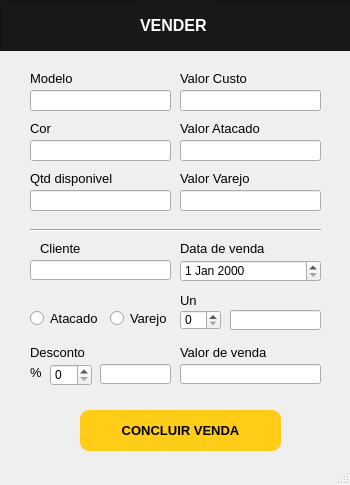
<?xml version="1.0" encoding="UTF-8"?>
<ui version="4.0">
 <class>MainWindow</class>
 <widget class="QMainWindow" name="MainWindow">
  <property name="geometry">
   <rect>
    <x>0</x>
    <y>0</y>
    <width>350</width>
    <height>485</height>
   </rect>
  </property>
  <property name="minimumSize">
   <size>
    <width>350</width>
    <height>485</height>
   </size>
  </property>
  <property name="maximumSize">
   <size>
    <width>350</width>
    <height>485</height>
   </size>
  </property>
  <property name="windowTitle">
   <string>MALOCH</string>
  </property>
  <property name="windowIcon">
   <iconset>
    <normaloff>../SCR/maloch.ico</normaloff>../SCR/maloch.ico</iconset>
  </property>
  <property name="styleSheet">
   <string notr="true"/>
  </property>
  <widget class="QWidget" name="centralwidget">
   <widget class="QLineEdit" name="lineEdit">
    <property name="geometry">
     <rect>
      <x>30</x>
      <y>90</y>
      <width>141</width>
      <height>21</height>
     </rect>
    </property>
    <property name="text">
     <string/>
    </property>
    <property name="readOnly">
     <bool>true</bool>
    </property>
   </widget>
   <widget class="QLabel" name="label_14">
    <property name="geometry">
     <rect>
      <x>30</x>
      <y>120</y>
      <width>71</width>
      <height>16</height>
     </rect>
    </property>
    <property name="font">
     <font>
      <family>Segoe UI Symbol</family>
      <pointsize>10</pointsize>
      <weight>50</weight>
      <bold>false</bold>
     </font>
    </property>
    <property name="text">
     <string>Cor</string>
    </property>
   </widget>
   <widget class="QLineEdit" name="lineEdit_3">
    <property name="geometry">
     <rect>
      <x>30</x>
      <y>190</y>
      <width>141</width>
      <height>21</height>
     </rect>
    </property>
    <property name="readOnly">
     <bool>true</bool>
    </property>
   </widget>
   <widget class="QLabel" name="label_6">
    <property name="geometry">
     <rect>
      <x>30</x>
      <y>170</y>
      <width>101</width>
      <height>16</height>
     </rect>
    </property>
    <property name="font">
     <font>
      <family>Segoe UI Symbol</family>
      <pointsize>10</pointsize>
      <weight>50</weight>
      <bold>false</bold>
     </font>
    </property>
    <property name="text">
     <string>Qtd disponivel</string>
    </property>
   </widget>
   <widget class="QLabel" name="label_13">
    <property name="geometry">
     <rect>
      <x>30</x>
      <y>70</y>
      <width>71</width>
      <height>16</height>
     </rect>
    </property>
    <property name="font">
     <font>
      <family>Segoe UI Symbol</family>
      <pointsize>10</pointsize>
      <weight>50</weight>
      <bold>false</bold>
     </font>
    </property>
    <property name="text">
     <string>Modelo</string>
    </property>
   </widget>
   <widget class="QLabel" name="label_8">
    <property name="geometry">
     <rect>
      <x>180</x>
      <y>120</y>
      <width>91</width>
      <height>16</height>
     </rect>
    </property>
    <property name="font">
     <font>
      <family>Segoe UI Symbol</family>
      <pointsize>10</pointsize>
      <weight>50</weight>
      <bold>false</bold>
     </font>
    </property>
    <property name="text">
     <string>Valor Atacado</string>
    </property>
   </widget>
   <widget class="QLineEdit" name="lineEdit_4">
    <property name="geometry">
     <rect>
      <x>180</x>
      <y>90</y>
      <width>141</width>
      <height>21</height>
     </rect>
    </property>
    <property name="readOnly">
     <bool>true</bool>
    </property>
   </widget>
   <widget class="QLineEdit" name="lineEdit_5">
    <property name="geometry">
     <rect>
      <x>180</x>
      <y>140</y>
      <width>141</width>
      <height>21</height>
     </rect>
    </property>
    <property name="readOnly">
     <bool>true</bool>
    </property>
   </widget>
   <widget class="QLabel" name="label_5">
    <property name="geometry">
     <rect>
      <x>180</x>
      <y>70</y>
      <width>111</width>
      <height>16</height>
     </rect>
    </property>
    <property name="font">
     <font>
      <family>Segoe UI Symbol</family>
      <pointsize>10</pointsize>
      <weight>50</weight>
      <bold>false</bold>
     </font>
    </property>
    <property name="text">
     <string>Valor Custo</string>
    </property>
   </widget>
   <widget class="QLineEdit" name="lineEdit_2">
    <property name="geometry">
     <rect>
      <x>30</x>
      <y>140</y>
      <width>141</width>
      <height>21</height>
     </rect>
    </property>
    <property name="readOnly">
     <bool>true</bool>
    </property>
   </widget>
   <widget class="Line" name="line">
    <property name="geometry">
     <rect>
      <x>30</x>
      <y>220</y>
      <width>291</width>
      <height>20</height>
     </rect>
    </property>
    <property name="orientation">
     <enum>Qt::Horizontal</enum>
    </property>
   </widget>
   <widget class="QFrame" name="frame_gamboa">
    <property name="geometry">
     <rect>
      <x>0</x>
      <y>0</y>
      <width>351</width>
      <height>51</height>
     </rect>
    </property>
    <property name="styleSheet">
     <string notr="true">background-color: rgb(24, 24, 24);</string>
    </property>
    <property name="frameShape">
     <enum>QFrame::StyledPanel</enum>
    </property>
    <property name="frameShadow">
     <enum>QFrame::Raised</enum>
    </property>
    <widget class="QLabel" name="label">
     <property name="geometry">
      <rect>
       <x>140</x>
       <y>0</y>
       <width>71</width>
       <height>51</height>
      </rect>
     </property>
     <property name="font">
      <font>
       <family>Segoe UI Symbol</family>
       <pointsize>12</pointsize>
       <weight>75</weight>
       <bold>true</bold>
      </font>
     </property>
     <property name="styleSheet">
      <string notr="true">color: rgb(255, 255, 255);</string>
     </property>
     <property name="text">
      <string>VENDER</string>
     </property>
    </widget>
   </widget>
   <widget class="QLineEdit" name="lineEdit_8">
    <property name="geometry">
     <rect>
      <x>100</x>
      <y>364</y>
      <width>71</width>
      <height>20</height>
     </rect>
    </property>
    <property name="readOnly">
     <bool>true</bool>
    </property>
   </widget>
   <widget class="QLineEdit" name="lineEdit_10">
    <property name="geometry">
     <rect>
      <x>30</x>
      <y>260</y>
      <width>141</width>
      <height>20</height>
     </rect>
    </property>
   </widget>
   <widget class="QLineEdit" name="lineEdit_9">
    <property name="geometry">
     <rect>
      <x>180</x>
      <y>364</y>
      <width>141</width>
      <height>20</height>
     </rect>
    </property>
    <property name="readOnly">
     <bool>true</bool>
    </property>
   </widget>
   <widget class="QLabel" name="label_18">
    <property name="geometry">
     <rect>
      <x>40</x>
      <y>240</y>
      <width>71</width>
      <height>16</height>
     </rect>
    </property>
    <property name="font">
     <font>
      <family>Segoe UI Symbol</family>
      <pointsize>10</pointsize>
      <weight>50</weight>
      <bold>false</bold>
     </font>
    </property>
    <property name="text">
     <string>Cliente</string>
    </property>
   </widget>
   <widget class="QLabel" name="label_20">
    <property name="geometry">
     <rect>
      <x>180</x>
      <y>344</y>
      <width>91</width>
      <height>16</height>
     </rect>
    </property>
    <property name="font">
     <font>
      <family>Segoe UI Symbol</family>
      <pointsize>10</pointsize>
      <weight>50</weight>
      <bold>false</bold>
     </font>
    </property>
    <property name="text">
     <string>Valor de venda</string>
    </property>
   </widget>
   <widget class="QPushButton" name="incld">
    <property name="geometry">
     <rect>
      <x>80</x>
      <y>410</y>
      <width>201</width>
      <height>41</height>
     </rect>
    </property>
    <property name="font">
     <font>
      <family>Segoe UI Symbol</family>
      <pointsize>10</pointsize>
      <weight>75</weight>
      <bold>true</bold>
     </font>
    </property>
    <property name="cursor">
     <cursorShape>PointingHandCursor</cursorShape>
    </property>
    <property name="styleSheet">
     <string notr="true">
border-radius: 9px;
background-color: rgb(255, 205, 24);
</string>
    </property>
    <property name="text">
     <string>CONCLUIR VENDA</string>
    </property>
   </widget>
   <widget class="QLabel" name="label_22">
    <property name="geometry">
     <rect>
      <x>30</x>
      <y>344</y>
      <width>71</width>
      <height>16</height>
     </rect>
    </property>
    <property name="font">
     <font>
      <family>Segoe UI Symbol</family>
      <pointsize>10</pointsize>
      <weight>50</weight>
      <bold>false</bold>
     </font>
    </property>
    <property name="text">
     <string>Desconto</string>
    </property>
   </widget>
   <widget class="QLabel" name="label_24">
    <property name="geometry">
     <rect>
      <x>180</x>
      <y>240</y>
      <width>91</width>
      <height>16</height>
     </rect>
    </property>
    <property name="font">
     <font>
      <family>Segoe UI Symbol</family>
      <pointsize>10</pointsize>
      <weight>50</weight>
      <bold>false</bold>
     </font>
    </property>
    <property name="text">
     <string>Data de venda</string>
    </property>
   </widget>
   <widget class="QLineEdit" name="lineEdit_6">
    <property name="geometry">
     <rect>
      <x>180</x>
      <y>190</y>
      <width>141</width>
      <height>21</height>
     </rect>
    </property>
    <property name="readOnly">
     <bool>true</bool>
    </property>
   </widget>
   <widget class="QLabel" name="label_25">
    <property name="geometry">
     <rect>
      <x>180</x>
      <y>170</y>
      <width>81</width>
      <height>16</height>
     </rect>
    </property>
    <property name="font">
     <font>
      <family>Segoe UI Symbol</family>
      <pointsize>10</pointsize>
      <weight>50</weight>
      <bold>false</bold>
     </font>
    </property>
    <property name="text">
     <string>Valor Varejo</string>
    </property>
   </widget>
   <widget class="QDateEdit" name="dateEdit">
    <property name="geometry">
     <rect>
      <x>180</x>
      <y>260</y>
      <width>141</width>
      <height>22</height>
     </rect>
    </property>
   </widget>
   <widget class="QRadioButton" name="radioButton">
    <property name="geometry">
     <rect>
      <x>30</x>
      <y>310</y>
      <width>82</width>
      <height>17</height>
     </rect>
    </property>
    <property name="font">
     <font>
      <family>Segoe UI Symbol</family>
      <pointsize>10</pointsize>
     </font>
    </property>
    <property name="text">
     <string>Atacado</string>
    </property>
   </widget>
   <widget class="QRadioButton" name="radioButton_2">
    <property name="geometry">
     <rect>
      <x>110</x>
      <y>310</y>
      <width>82</width>
      <height>17</height>
     </rect>
    </property>
    <property name="font">
     <font>
      <family>Segoe UI Symbol</family>
      <pointsize>10</pointsize>
     </font>
    </property>
    <property name="text">
     <string>Varejo</string>
    </property>
   </widget>
   <widget class="QLabel" name="label_23">
    <property name="geometry">
     <rect>
      <x>30</x>
      <y>364</y>
      <width>16</width>
      <height>16</height>
     </rect>
    </property>
    <property name="font">
     <font>
      <family>Segoe UI Symbol</family>
      <pointsize>10</pointsize>
      <weight>50</weight>
      <bold>false</bold>
     </font>
    </property>
    <property name="text">
     <string>%</string>
    </property>
   </widget>
   <widget class="QSpinBox" name="spinBox">
    <property name="geometry">
     <rect>
      <x>50</x>
      <y>364</y>
      <width>42</width>
      <height>22</height>
     </rect>
    </property>
   </widget>
   <widget class="QSpinBox" name="spinBox_2">
    <property name="geometry">
     <rect>
      <x>180</x>
      <y>310</y>
      <width>41</width>
      <height>20</height>
     </rect>
    </property>
   </widget>
   <widget class="QLineEdit" name="lineEdit_11">
    <property name="geometry">
     <rect>
      <x>230</x>
      <y>310</y>
      <width>91</width>
      <height>20</height>
     </rect>
    </property>
    <property name="readOnly">
     <bool>true</bool>
    </property>
   </widget>
   <widget class="QLabel" name="label_28">
    <property name="geometry">
     <rect>
      <x>180</x>
      <y>290</y>
      <width>31</width>
      <height>21</height>
     </rect>
    </property>
    <property name="font">
     <font>
      <family>Segoe UI Symbol</family>
      <pointsize>10</pointsize>
      <weight>50</weight>
      <bold>false</bold>
     </font>
    </property>
    <property name="text">
     <string>Un</string>
    </property>
   </widget>
  </widget>
  <widget class="QStatusBar" name="statusbar"/>
 </widget>
 <resources/>
 <connections/>
</ui>
